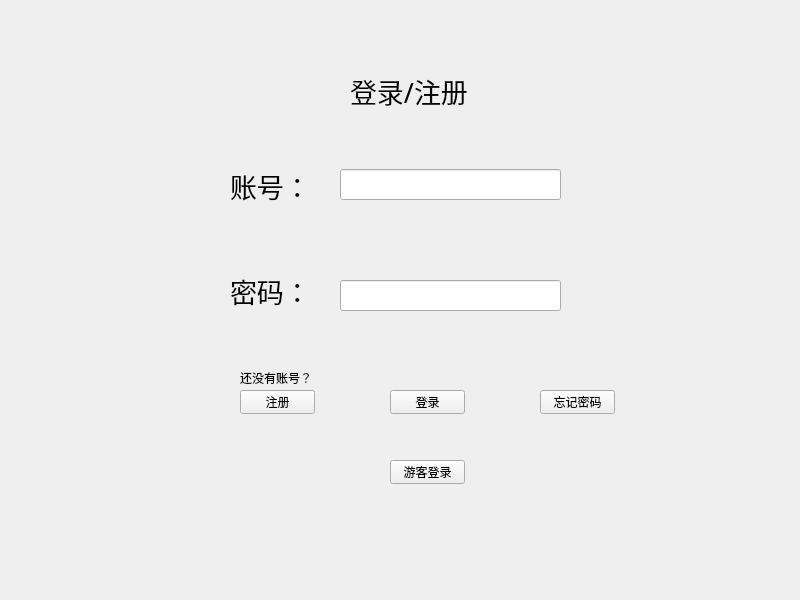
<?xml version="1.0" encoding="UTF-8"?>
<ui version="4.0">
 <class>login</class>
 <widget class="QWidget" name="login">
  <property name="geometry">
   <rect>
    <x>0</x>
    <y>0</y>
    <width>800</width>
    <height>600</height>
   </rect>
  </property>
  <property name="windowTitle">
   <string>Form</string>
  </property>
  <widget class="QLabel" name="label">
   <property name="geometry">
    <rect>
     <x>350</x>
     <y>60</y>
     <width>131</width>
     <height>61</height>
    </rect>
   </property>
   <property name="font">
    <font>
     <family>华文琥珀</family>
     <pointsize>20</pointsize>
    </font>
   </property>
   <property name="text">
    <string>登录/注册</string>
   </property>
  </widget>
  <widget class="QLabel" name="label_2">
   <property name="geometry">
    <rect>
     <x>230</x>
     <y>170</y>
     <width>71</width>
     <height>31</height>
    </rect>
   </property>
   <property name="font">
    <font>
     <family>华文琥珀</family>
     <pointsize>20</pointsize>
    </font>
   </property>
   <property name="text">
    <string>账号：</string>
   </property>
  </widget>
  <widget class="QLineEdit" name="account_edit">
   <property name="geometry">
    <rect>
     <x>340</x>
     <y>169</y>
     <width>221</width>
     <height>31</height>
    </rect>
   </property>
  </widget>
  <widget class="QLabel" name="label_3">
   <property name="geometry">
    <rect>
     <x>230</x>
     <y>270</y>
     <width>71</width>
     <height>41</height>
    </rect>
   </property>
   <property name="font">
    <font>
     <family>华文琥珀</family>
     <pointsize>20</pointsize>
    </font>
   </property>
   <property name="text">
    <string>密码：</string>
   </property>
  </widget>
  <widget class="QLineEdit" name="pw_edit">
   <property name="geometry">
    <rect>
     <x>340</x>
     <y>280</y>
     <width>221</width>
     <height>31</height>
    </rect>
   </property>
   <property name="echoMode">
    <enum>QLineEdit::EchoMode::Password</enum>
   </property>
  </widget>
  <widget class="QPushButton" name="login_button">
   <property name="geometry">
    <rect>
     <x>240</x>
     <y>390</y>
     <width>75</width>
     <height>24</height>
    </rect>
   </property>
   <property name="text">
    <string>注册</string>
   </property>
  </widget>
  <widget class="QPushButton" name="check_in_button">
   <property name="geometry">
    <rect>
     <x>390</x>
     <y>390</y>
     <width>75</width>
     <height>24</height>
    </rect>
   </property>
   <property name="text">
    <string>登录</string>
   </property>
  </widget>
  <widget class="QPushButton" name="forget_pw_button">
   <property name="geometry">
    <rect>
     <x>540</x>
     <y>390</y>
     <width>75</width>
     <height>24</height>
    </rect>
   </property>
   <property name="text">
    <string>忘记密码</string>
   </property>
  </widget>
  <widget class="QLabel" name="label_4">
   <property name="geometry">
    <rect>
     <x>240</x>
     <y>370</y>
     <width>71</width>
     <height>16</height>
    </rect>
   </property>
   <property name="text">
    <string>还没有账号？</string>
   </property>
  </widget>
  <widget class="QPushButton" name="visitor_button">
   <property name="geometry">
    <rect>
     <x>390</x>
     <y>460</y>
     <width>75</width>
     <height>24</height>
    </rect>
   </property>
   <property name="text">
    <string>游客登录</string>
   </property>
  </widget>
 </widget>
 <resources/>
 <connections/>
</ui>
